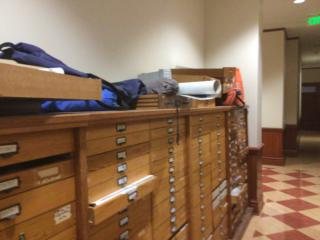
#> input picture dataset/scannet-sample/raw/selections/color/scene0007_00_000000.jpg, 320 x 240 px, found by its file name
$ python -i sovel_dct.py   (imports and definitions only)
#> lines starting #> are read from the running program, lines starting #| are printed output that depends on the picture
import sys
import os
current_dir = file_dir = "/".join(os.path.dirname(__file__).split("/")[:-1])
sys.path.append(current_dir)
#import constants
import numpy as np
from scipy import ndimage
from PIL import Image
import matplotlib.pyplot as plt
import multiprocessing as mp
import cv2
import constants
color = os.path.join(constants.HDD_DATASET_ROOT, constants.DATASET , "raw/selections/color") #os.path.join(constants.HDD_DATASET_ROOT, "AROI/raw/selections/color")
def sobel(path):
    new_path  = os.path.join(constants.HDD_DATASET_ROOT, constants.DATASET, "raw/selections/edge", path)
    path = os.path.join(color, path)
    # Load the image
    img = Image.open(path).convert("L")
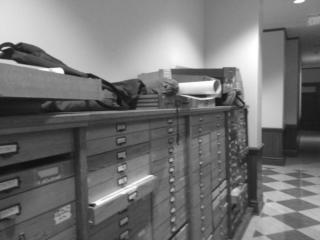
#> img: PIL image 320x240 L; min 9, max 255, mean 115.1
    img = np.array(img)
    # Apply the Sobel operator to the image
    sobel_x = ndimage.sobel(img, axis=0)
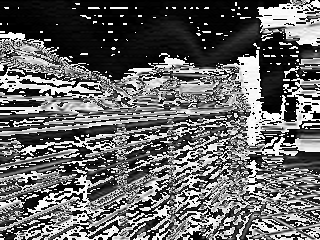
#> sobel_x: shape (240, 320); min 0, max 255, mean 102
    sobel_y = ndimage.sobel(img, axis=1)
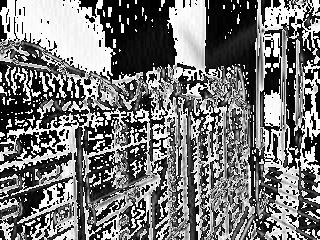
#> sobel_y: shape (240, 320); min 0, max 255, mean 118.8
    sobel_m = np.sqrt(np.power(sobel_x, 2) + np.power(sobel_y, 2))
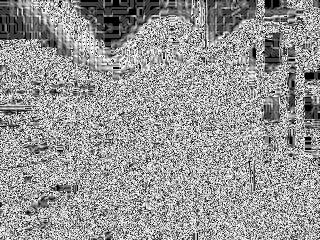
#> sobel_m: shape (240, 320) float16; min 0, max 15.81, mean 9.38; drawn with min black and max white
    sobel_m = np.uint8(255 * sobel_m / np.max(sobel_m))
    #print(sobel_m.shape)
    im = Image.fromarray(sobel_m)
    im.save(new_path)

def dct(path):
    new_path  = os.path.join(constants.HDD_DATASET_ROOT, constants.DATASET, "raw/selections/dct", path)
    path = os.path.join(color, path)
    img = Image.open(path).convert("L")
    img = np.array(img)
    dct = cv2.dct(np.float32(img))
    dct = np.uint8(255 * dct / np.max(dct))
    #new_path = os.path.join("/".join(path[0:-2]), "pose", path[-1])
    #print(new_path)
    im = Image.fromarray(dct)
    im.save(new_path)


def main():
    files = os.listdir(color)

    # Filter the list to keep only the .jpg files
    jpg_files = [file for file in files if file.endswith(".png")]
    print("Total files: ", len(jpg_files))
    num_processes = mp.cpu_count()
    pool = mp.Pool(processes=num_processes)

# Perform the computation in parallel
    results = pool.map(sobel, jpg_files)
    print("Sobel finished")
    results = pool.map(dct, jpg_files)
    print("Dct finishd")


# [2 lines not run here, left out]

>>> result = sobel('../dataset/scannet-sample/raw/selections/color/scene0007_00_000000.jpg')

$ run again, on dataset/scannet-sample/raw/selections/color/scene0007_00_000140.jpg
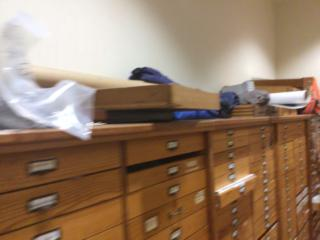
#> input picture dataset/scannet-sample/raw/selections/color/scene0007_00_000140.jpg, 320 x 240 px, found by its file name
#> in sobel, `sobel_y = ndimage.sobel(img, axis=1)`:
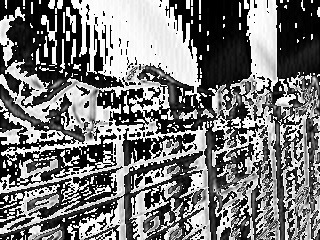
#> sobel_y: shape (240, 320); min 0, max 255, mean 119.1
#> in sobel, `sobel_m = np.sqrt(np.power(sobel_x, 2) + np.power(sobel_y, 2))`:
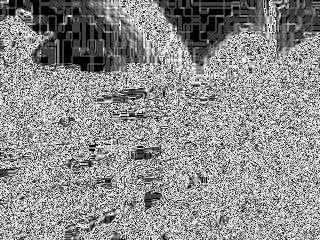
#> sobel_m: shape (240, 320) float16; min 0, max 15.81, mean 8.88; drawn with min black and max white

$ run again, on dataset/scannet-sample/raw/selections/color/scene0007_00_000455.jpg
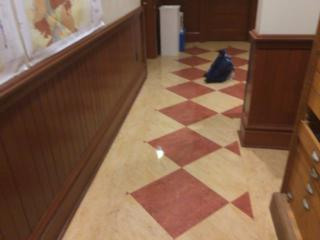
#> input picture dataset/scannet-sample/raw/selections/color/scene0007_00_000455.jpg, 320 x 240 px, found by its file name
#> in sobel, `sobel_y = ndimage.sobel(img, axis=1)`:
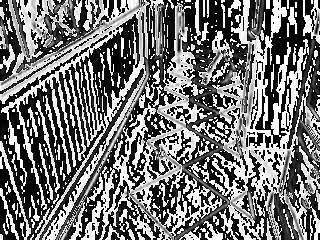
#> sobel_y: shape (240, 320); min 0, max 255, mean 116.6
#> in sobel, `sobel_m = np.sqrt(np.power(sobel_x, 2) + np.power(sobel_y, 2))`:
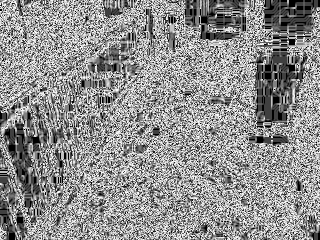
#> sobel_m: shape (240, 320) float16; min 0, max 15.81, mean 8.92; drawn with min black and max white

$ run again, on dataset/scannet-sample/raw/selections/color/scene0007_00_000560.jpg
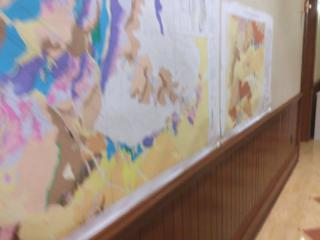
#> input picture dataset/scannet-sample/raw/selections/color/scene0007_00_000560.jpg, 320 x 240 px, found by its file name
#> in sobel, `sobel_y = ndimage.sobel(img, axis=1)`:
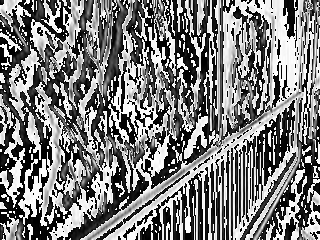
#> sobel_y: shape (240, 320); min 0, max 255, mean 125.7
#> in sobel, `sobel_m = np.sqrt(np.power(sobel_x, 2) + np.power(sobel_y, 2))`:
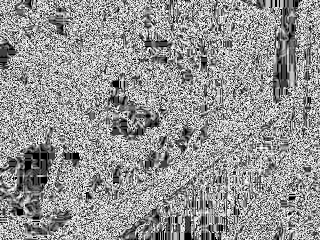
#> sobel_m: shape (240, 320) float16; min 0, max 15.81, mean 9.18; drawn with min black and max white
